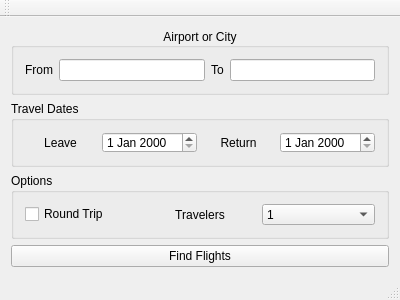
<?xml version="1.0" encoding="UTF-8"?>
<ui version="4.0">
 <class>MainWindow</class>
 <widget class="QMainWindow" name="MainWindow">
  <property name="geometry">
   <rect>
    <x>0</x>
    <y>0</y>
    <width>400</width>
    <height>300</height>
   </rect>
  </property>
  <property name="sizePolicy">
   <sizepolicy hsizetype="Fixed" vsizetype="Fixed">
    <horstretch>0</horstretch>
    <verstretch>0</verstretch>
   </sizepolicy>
  </property>
  <property name="minimumSize">
   <size>
    <width>400</width>
    <height>300</height>
   </size>
  </property>
  <property name="maximumSize">
   <size>
    <width>400</width>
    <height>300</height>
   </size>
  </property>
  <property name="windowTitle">
   <string>TravelApp</string>
  </property>
  <widget class="QWidget" name="centralWidget">
   <layout class="QGridLayout" name="gridLayout_4">
    <item row="0" column="0">
     <widget class="QGroupBox" name="airportGroupBox">
      <property name="title">
       <string>Airport or City</string>
      </property>
      <property name="alignment">
       <set>Qt::AlignCenter</set>
      </property>
      <layout class="QGridLayout" name="gridLayout">
       <item row="0" column="0">
        <widget class="QLabel" name="fromLabel">
         <property name="text">
          <string>From</string>
         </property>
         <property name="alignment">
          <set>Qt::AlignCenter</set>
         </property>
        </widget>
       </item>
       <item row="0" column="1">
        <widget class="QLineEdit" name="fromLineEdit"/>
       </item>
       <item row="0" column="2">
        <widget class="QLabel" name="toLabel">
         <property name="text">
          <string>To</string>
         </property>
         <property name="alignment">
          <set>Qt::AlignCenter</set>
         </property>
        </widget>
       </item>
       <item row="0" column="3">
        <widget class="QLineEdit" name="toLineEdit"/>
       </item>
      </layout>
     </widget>
    </item>
    <item row="1" column="0">
     <widget class="QGroupBox" name="datesGroupBox">
      <property name="title">
       <string>Travel Dates</string>
      </property>
      <layout class="QGridLayout" name="gridLayout_2">
       <item row="0" column="0">
        <widget class="QLabel" name="leaveLabel">
         <property name="text">
          <string>Leave</string>
         </property>
         <property name="alignment">
          <set>Qt::AlignCenter</set>
         </property>
        </widget>
       </item>
       <item row="0" column="1">
        <widget class="QDateEdit" name="LeaveDateEdit"/>
       </item>
       <item row="0" column="4">
        <widget class="QDateEdit" name="ReturnDateEdit"/>
       </item>
       <item row="0" column="2">
        <widget class="QLabel" name="returnLabel">
         <property name="text">
          <string>Return</string>
         </property>
         <property name="alignment">
          <set>Qt::AlignCenter</set>
         </property>
        </widget>
       </item>
      </layout>
     </widget>
    </item>
    <item row="2" column="0">
     <widget class="QGroupBox" name="optionsGroupBox">
      <property name="title">
       <string>Options</string>
      </property>
      <layout class="QGridLayout" name="gridLayout_3">
       <item row="0" column="0">
        <widget class="QCheckBox" name="roundTripCheckbox">
         <property name="text">
          <string>Round Trip</string>
         </property>
        </widget>
       </item>
       <item row="0" column="1">
        <widget class="QLabel" name="travekersLabel">
         <property name="text">
          <string>Travelers</string>
         </property>
         <property name="alignment">
          <set>Qt::AlignCenter</set>
         </property>
        </widget>
       </item>
       <item row="0" column="2">
        <widget class="QComboBox" name="travelersComboBox">
         <item>
          <property name="text">
           <string>1</string>
          </property>
         </item>
         <item>
          <property name="text">
           <string>2</string>
          </property>
         </item>
         <item>
          <property name="text">
           <string>3</string>
          </property>
         </item>
         <item>
          <property name="text">
           <string>4</string>
          </property>
         </item>
         <item>
          <property name="text">
           <string>5</string>
          </property>
         </item>
        </widget>
       </item>
      </layout>
     </widget>
    </item>
    <item row="3" column="0">
     <widget class="QPushButton" name="findPushButton">
      <property name="text">
       <string>Find Flights</string>
      </property>
     </widget>
    </item>
   </layout>
  </widget>
  <widget class="QToolBar" name="mainToolBar">
   <attribute name="toolBarArea">
    <enum>TopToolBarArea</enum>
   </attribute>
   <attribute name="toolBarBreak">
    <bool>false</bool>
   </attribute>
  </widget>
  <widget class="QStatusBar" name="statusBar"/>
 </widget>
 <layoutdefault spacing="6" margin="11"/>
 <resources/>
 <connections/>
</ui>
